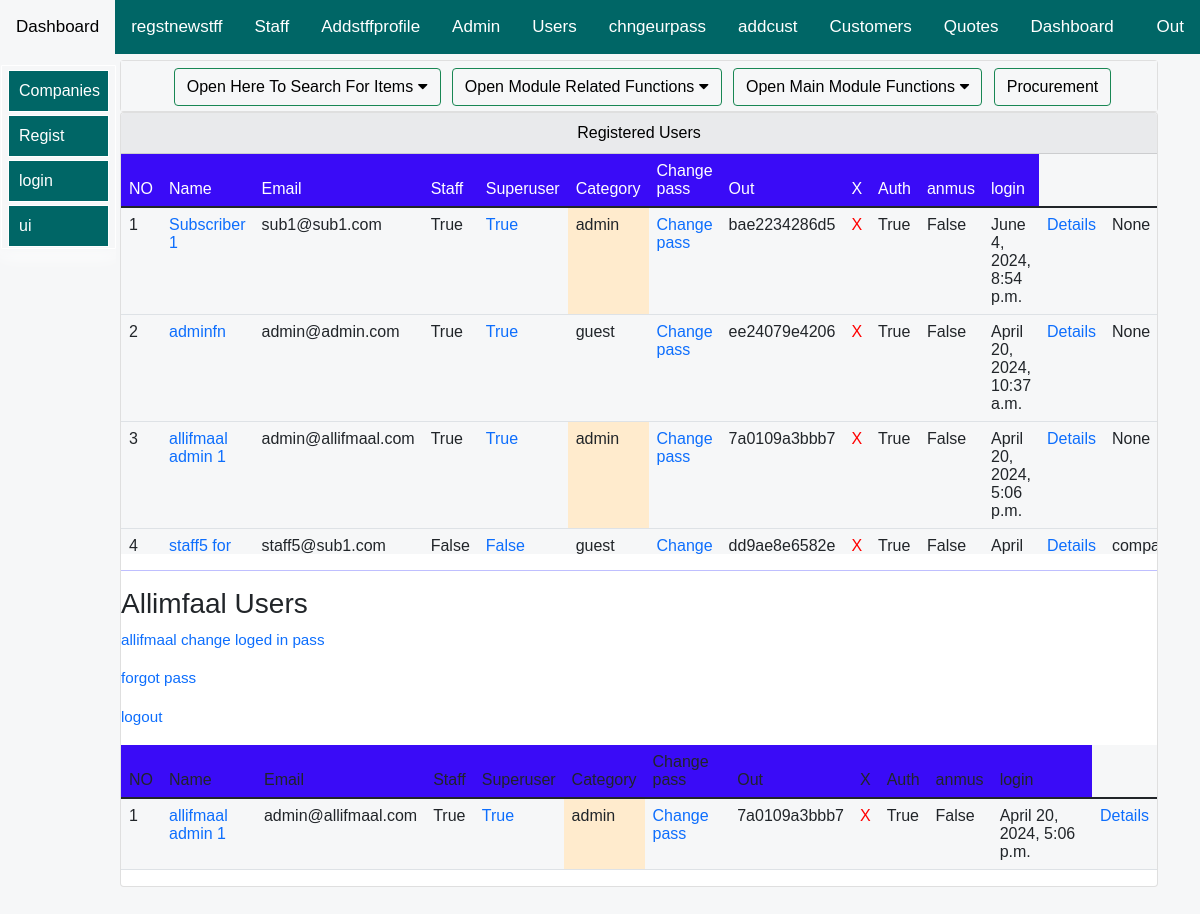
/allifmaal-erp/subscriptions/Registered/System/Users/ (signed in), run on an earlier commit of the app's database.
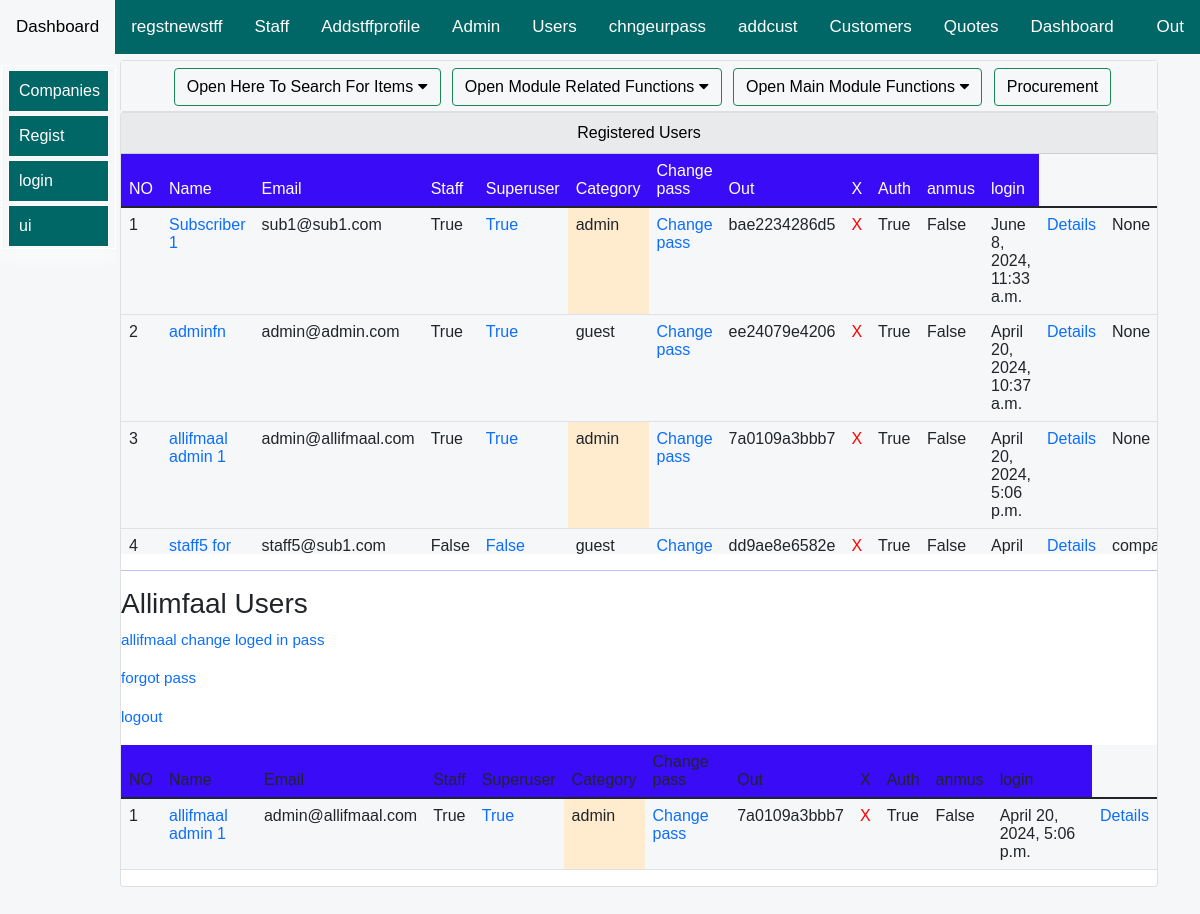
And on a later commit of the database.
### allifmaalusersapp/models.py (models this page shows, shortened)
class User(AbstractUser):# this is for creating new user... the fields are below and those from parent class
    user_level= [
    ('admin','admin'),
    ('staff', 'staff'),
    ('guest', 'guest'),
    ]
    USERNAME_FIELD = 'email'
    username = models.CharField(max_length=255, null=True,blank=True)
    email = models.EmailField(('email address'), unique=True) # changes email to unique and blank to false
    first_name= models.CharField(max_length=255, null=True,blank=False)
    last_name= models.CharField(max_length=255, null=True,blank=False)
    REQUIRED_FIELDS = ['username','first_name','last_name'] # removes email from REQUIRED_FIELDS
    user_category= models.CharField(choices=user_level, default='guest', max_length=100,null=True,blank=True)
    customuserslug= models.SlugField(max_length=500, unique=True, blank=True, null=True)
    randomfield=models.CharField(max_length=255, null=True,blank=True)
    secret_unique_id= models.CharField(null=True, blank=True, max_length=100)
    customurlslug= models.SlugField(max_length=500, unique=True, blank=True, null=True)
    url_unique_id= models.CharField(null=True, blank=True, max_length=100)
    usercompany= models.CharField(max_length=500, blank=True, null=True)
    def __str__(self):
        return self.email

### allifmaalloginapp/models.py (models this page shows)
class AllifmaalUsersModel(User):
    rights= [
    ('allifmaaladmin','allifmaaladmin'),
    ('allifmaalowner', 'allifmaalowner'),
    ('allifmaalstaff', 'allifmaalstaff'),
    ]
    allifmaalcategory= models.CharField(choices=rights, default='allifmaalstaff', max_length=100,null=True,blank=True)

### allifapp/views.py (the view)
# urls.py: path('Registered/System/Users/', views.registeredSystemUsers, name="registeredSystemUsers"),
def registeredSystemUsers(request):
    if request.user.is_authenticated:
        title="List of Registered Users"
        users=User.objects.all()
        allifmaalusers=AllifmaalUsersModel.objects.all()
        for user in users:
            print(f"caterorrrrrrrrrrr{user.user_category}")
        logged_user=request.user
        if logged_user!=None:
            user_cat=logged_user.user_category
            print(user_cat)
        context={
            "users":users,
            "user_cat":user_cat,
            "title":title,
            "allifmaalusers":allifmaalusers,
        }
        return render(request,'allifapp/users/users.html',context)
    else:
        return redirect('allifmaalusersapp:userLoginPage')

### allifapp/templates/allifapp/users/users.html (shortened to what this page needs)
{% extends 'allifapp/bases/subsbase.html'%}
{% load static %}
{% load crispy_forms_tags %}
{% load humanize %}
   {% block body %}
<div class="container">
    <div class="row mt-12" >
    <div class="col-md-12">
        <div class="card">
            <div class="col-md-12 fulltablelinksheader">
 <div class="allif-clikable-dropdown">
  <button onclick="openOnClickFunction()" id="allif-link-buttons" class="allifmaal-dropbtn btn btn-success mybuttonlinks">
    Open Here To Search For Items
    <i class="fa fa-caret-down"></i>
  </button>
  </div>
 <div class="allif-clikable-dropdown-links">
    <button onclick="openOnClickFunctionLinks()" id="allif-link-buttons" class="allifmaal-dropbtn-links btn btn-success mybuttonlinks">
      Open Module Related Functions
      <i class="fa fa-caret-down"></i>
    </button>
    </div>
 <div class="allif-clikable-dropdown-links-two">
    <button onclick="openOnClickFunctionLinksTwo()" id="allif-link-buttons" class="allifmaal-dropbtn-links-two btn btn-success mybuttonlinks">
      Open Main Module Functions
      <i class="fa fa-caret-down"></i>
    </button>
    </div>
 <div class="allif-clikable-dropdown-links">
    <a href="">
    <button id="allif-link-buttons" class="allifmaal-dropbtn-links btn btn-success mybuttonlinks">
     Procurement
      </button>
      </a>
    </div>
            </div>
        </div></div></div>
    <div class="row mt-12" >
            <div class="col-md-12">
                <div class="card">
                    <div id="allif-section-headers" class="card-header">
                   Registered Users
                    </div>
                <div class="AllifTableFixedHeader Allifmaal-scroll-table">
                    <table class="table table-layout">
                      <thead >
                        <tr class="allif-table-header-row">
                            <td>NO</td>
                            <td>Name</td>
                            <td>Email</td>
                            <td>Staff</td>
                            <td>Superuser</td>
                            <td>Category</td>
                            <td>Change pass</td>
                            <td>Out</td>
                            <td>X</td>
                            <td>Auth</td>
                            <td>anmus</td>
                            <td>login</td>
                        </tr>
                      </thead>
                      <tbody>
                        {% for items in users %}
            <tr>
            <td>
                {{forloop.counter}}
            </td>
                <td >
                    <a href="{% url 'allifmaalusersapp:editUserDetailsByAdmin' items.customuserslug %}">
                      {{items.first_name}}
                    </a>
                </td>
                <td>{{items.email}}</td>
                <td> {{items.is_staff}}</td>
                <td> <a href="{% url 'allifmaalusersapp:changeUserToSupperuserByAdmin' items.customuserslug %}">
                    {{items.is_superuser}}
                    </a>
                </td>
                {% if items.user_category == 'admin' %}
                <td style="background-color: blanchedalmond;"> {{items.user_category}}</td>
                {% else %}
                <td> {{items.user_category}}</td>
                {% endif %}
                <td> <a href="{% url 'allifmaalusersapp:changeUserPasswordByAdmin' items.customuserslug %}">
                 Change pass
                  </a>
              </td>
             <td>{{items.customuserslug}}</td>
                <td>
                    {% if user_cat == 'superuser' or user_cat == 'admin' %}
                    <a href="{% url 'allifmaalusersapp:DeleteUserByAdmin' items.customuserslug %}" style="color: red;">X</a>
                    {% else %}
                X
                {% endif %}
                </td>
                <td>
                  {{items.is_authenticated}}
                </td>
                <td>
                  {{items.is_anonymous}}
                </td>
                <td>
                  {{items.last_login}}
                </td>
                <td> <a href="{% url 'allifapp:registeredSystemUserDetails' items.customuserslug %}">
                  Details
                   </a>
               </td>
               <td>
                {{items.usercompany}}
               </td>
            </tr>
            {% endfor %}
                      </tbody>
                    </table>
                  </div>
                  <hr>
                  <h3>Allimfaal Users</h3>
                  <p>
                    <a href="{% url 'allifmaalloginapp:allifmaalChangeYourPassword' %}">allifmaal change loged in pass</a>
                  </p>
                  <p>
                    <a href="{% url 'allifmaalloginapp:allifmaalForgotPassword' %}">forgot pass</a>
                  </p>
                  <p>
                    <a href="{% url 'allifmaalloginapp:allifmaaluserLogout' %}">logout</a>
                  </p>
                  <table class="table table-layout">
                    <thead >
                      <tr class="allif-table-header-row">
                          <td>NO</td>
                          <td>Name</td>
                          <td>Email</td>
                          <td>Staff</td>
                          <td>Superuser</td>
                          <td>Category</td>
                          <td>Change pass</td>
                          <td>Out</td>
                          <td>X</td>
                          <td>Auth</td>
                          <td>anmus</td>
                          <td>login</td>
                      </tr>
                    </thead>
                    <tbody>
                      {% for items in allifmaalusers %}
          <tr>
          <td>
              {{forloop.counter}}
          </td>
              <td >
                  <a href="{% url 'allifmaalloginapp:AllifmaalEditUserDetails' items.customuserslug %}">
                    {{items.first_name}}
                  </a>
              </td>
              <td>{{items.email}}</td>
              <td> {{items.is_staff}}</td>
              <td> <a href="{% url 'allifmaalloginapp:AllifmaalChangeUserToSupperuser' items.customuserslug %}">
                  {{items.is_superuser}}
                  </a>
              </td>
              {% if items.allifmaalcategory == 'allifmaaladmin' %}
              <td style="background-color: blanchedalmond;"> {{items.user_category}}</td>
              {% else %}
              <td> {{items.user_category}}</td>
              {% endif %}
              <td> <a href="{% url 'allifmaalloginapp:allifmaalChangeUsersPassword' items.customuserslug %}">
               Change pass
                </a>
            </td>
           <td>{{items.customuserslug}}</td>
              <td>
                  {% if items.allifmaalcategory == 'allifmaaladmin' %}
                  <a href="{% url 'allifmaalloginapp:allifmaalDeleteUser' items.customuserslug %}" style="color: red;">X</a>
                  {% else %}
              X
              {% endif %}
              </td>
              <td>
                {{items.is_authenticated}}
              </td>
              <td>
                {{items.is_anonymous}}
              </td>
              <td>
                {{items.last_login}}
              </td>
              <td> <a href="{% url 'allifapp:registeredSystemUserDetails' items.customuserslug %}">
                Details
                 </a>
             </td>
          </tr>
          {% endfor %}
                    </tbody>
                  </table>
                </div></div>
              </div>
</div>
   {% endblock %}

### allifapp/templates/allifapp/bases/subsbase.html (shortened to what this page needs)
{% load static %}
<DOCTYPE html>
    <head>
        <link href="{% static 'allifapp/css/allifmaalmainbootstrap.css' %}" rel="stylesheet">
        <link rel="stylesheet" href="https://use.fontawesome.com/releases/v5.15.2/css/all.css"
>
<link href="https://cdn.jsdelivr.net/npm/select2@4.1.0-rc.0/dist/css/select2.min.css"
rel="stylesheet" />
    </head>
    <body>
        {% include 'allifapp/bases/subtopnavbar.html' %}
        {% include 'allifapp/bases/subsidenavbar.html' %}
        {% block body %}
        {% endblock %}
    </body>
<html>

### allifapp/templates/allifapp/bases/subtopnavbar.html (shortened to what this page needs)
    <div class="topnav" id="myTopnav">
    <a href="{% url 'allifapp:allifappMainHome' glblslug %}">Dashboard</a>
    <a href="{% url 'allifapp:addUserBySubscriberAdmin' glblslug %}">regstnewstff</a>
    <a href="{% url 'allifapp:companyEmployees' glblslug %}">Staff</a>
    <a href="{% url 'allifapp:addNewEmployee' glblslug %}">Addstffprofile</a>
    <a href="{% url 'allifapp:allifappAdminHome' glblslug %}">Admin</a>
    <a href="{% url 'allifapp:registeredSystemUsers' %}">Users</a>
    <a href="{% url 'allifmaalusersapp:changeYourUserPassword' %}">chngeurpass</a>
    {% if request.user.is_authenticated %}
    <a href="{% url 'allifapp:addCustomer' glblslug %}">addcust</a>
    <a href="{% url 'allifapp:customers' user_var glblslug %}">Customers</a>
    <a href="{% url 'allifapp:quotations' glblslug %}">Quotes</a>
    <a href="{% url 'allifapp:allifappSubsDashboard' glblslug %}">Dashboard</a>
    {% endif %}
    {% if user.user_category == 'superuser' or user.user_category == 'admin' %}
        <a href="{% url 'allifmaalusersapp:userLogoutPage' %}" style="float: right;">Out</a>
       {% endif %}
    </div>

### allifapp/templates/allifapp/bases/subsidenavbar.html (shortened to what this page needs)
 <div style="height:60px;"></div>
 <div class="mysidenavclass">
    <button id="sidebutton">
    <a href="{% url 'allifapp:Allifmaal_E_R_P_Subscribers' %}">Companies</a>
    <a href="{% url 'allifmaalloginapp:AllifmaalnewUserRegistration' %}">Regist</a>
    <a href="{% url 'allifmaalloginapp:allifmaalUserLogin' %}">login</a>
    <a href="{% url 'allifmaaluiapp:allifmaalUIHome' %}">ui</a>
    </button>
  </div>

### allifapp/templates/allifapp/bases/subsbase.html (style rules this page uses)
body { font-size: 2rem; opacity: 1; position:sticky; overflow: auto; text-align: left; max-width: 100%; background-color: #F6F7F8; margin: auto; padding: auto; }
.container { background-color: #F6F7F8; }
table { background-color: #F6F7F8; }
.mybuttonlinks { margin-top: 7px; margin-left: 7px; margin-bottom: 5px; }
#allif-section-headers { background-color: #e9eaec; color: black; font-size: 16px; text-align: center; }
#allif-link-buttons { background-color: #F6F7F8; color: black; text-align: center; }
hr { background-color: blue; }
a:link { text-decoration: none; }
.allif-clikable-dropdown { position: relative; display: inline-block; }
.Allifmaal-scroll-table { background-color: #F6F7F8; width: auto; max-height: 400px; overflow-x: scroll; overflow-y: scroll; margin-left: 0px; overflow: auto; margin-right: 0px; }
.AllifTableFixedHeader thead tr { position: sticky; top: 0px; }
.AllifTableFixedHeader thead td { color: #fff; }
.allif-table-header-row { background-color: #3a0bf7; }
.allif-clikable-dropdown-links { position: relative; display: inline-block; }
.allif-clikable-dropdown-links-two { position: relative; display: inline-block; }
.fulltablelinksheader { background-color:#F6F7F8; text-align: center; }
@media screen and (min-width:1000px) and (max-width:2000px) { .container { margin-top: 10px; display: block; font-size: 0.95rem; margin-left:auto ; margin-right: auto; margin: auto; padding-left: 90px; } }

### allifapp/templates/allifapp/bases/subtopnavbar.html (style rules this page uses)
body { margin: 0; font-family: Arial, Helvetica, sans-serif; }
.topnav { background-color: #006666; position: fixed; width: 100%; z-index:10; overflow:auto; margin-right: 0; right: 0; color: white; }
.topnav a { float: left; display: block; color: white; text-align: center; padding: 14px 16px; text-decoration: none; font-size: 17px; }

### allifapp/templates/allifapp/bases/subsidenavbar.html (style rules this page uses)
:root { --sidebar_font_size:1.0rem; }
.mysidenavclass { width: auto; position: fixed; z-index: 10; }
.mysidenavclass a { padding: 8px 8px 8px 10px; text-decoration: none; font-size: 2rem; color: white; display: block; transition: 0.3s; background-color: #006666; border: 1px solid #FFF; text-align: left; }
#sidebutton { background-color: #F6F7F8; margin-left: 1px; border: 1px solid #FFF; float: left; box-shadow: 0 4px 8px 0 #F6F7F8, 0 6px 20px 0 #FFF; margin-top : 0px; border-radius: 1px; padding : auto; overflow: auto; text-overflow: ellipsis; }
@media screen and (min-width:1000px) and (max-width:2000px) { .mysidenavclass a { padding: 8px 8px 8px 10px; text-decoration: none; font-size: var(--sidebar_font_size); color: white; display: block; transition: 0.3s; background-color: #006666; border: 1px solid #FFF; text-align: left; overflow: auto; margin-top: 3px; } }
@media screen and (min-width:1000px) and (max-width:2000px) { .mysidenavclass { overflow-y: auto; max-height: calc(100vh - 5rem); top: 65px; bottom: 0 } }

What changed in the data, as far as the page shows it:
changed User "Subscriber 1": last_login "June 4, 2024, 8:54 p.m." → "June 8, 2024, 11:33 a.m."
